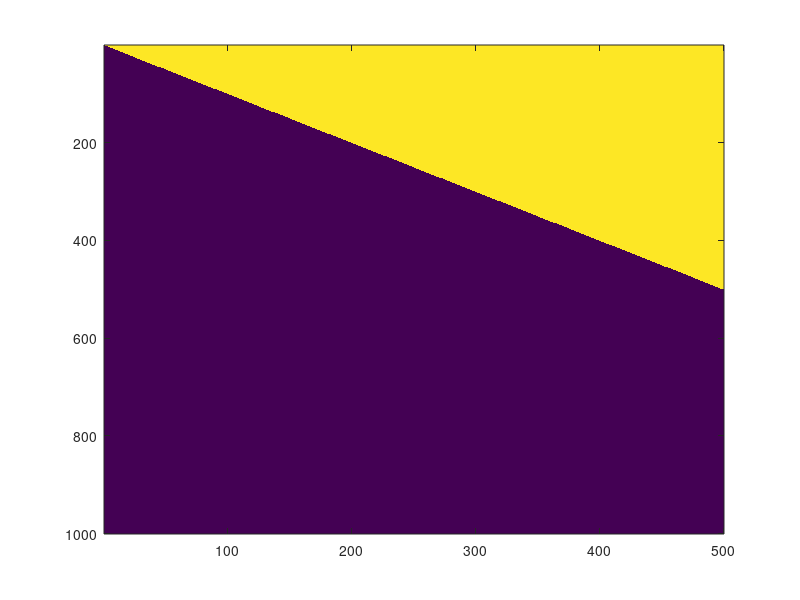

This chart was generated by the following MATLAB code:
function [rho] = traffic()
%-----------variables--------------------
time_range = 5;
x_range = 10;
div = 100;
rho = zeros(x_range*div,time_range*div);
a = 1;
%----------------------------------------
%----------initial condition------------- 
for i=2:x_range*div
    rho(i,1)  = 0;
end
%rho(1,1)=1;
%---------------------------------------
%---------boundary condition------------  
for i=1:time_range*div
    rho(1,i) = 1;
    %temp = (time_range*div+1-i);
    
    %rho(1,i) = int32(100*temp/(time_range*div));
end
%--------------------------------------
%updation of density in the matrix 
for i=2:x_range*div
    for j = 2:time_range*div
        rho_l = rho(i,j-1);
        rho_p = rho(i-1,j-1);
%rho(i,j) = rho(i,j-1)-a*(rho(i,j-1)-rho(i-1,j-1));
        rho(i,j) = rho_l-a*(rho_l-rho_p);
    end
end
%---------end of for loop----------------
imagesc(rho);
end